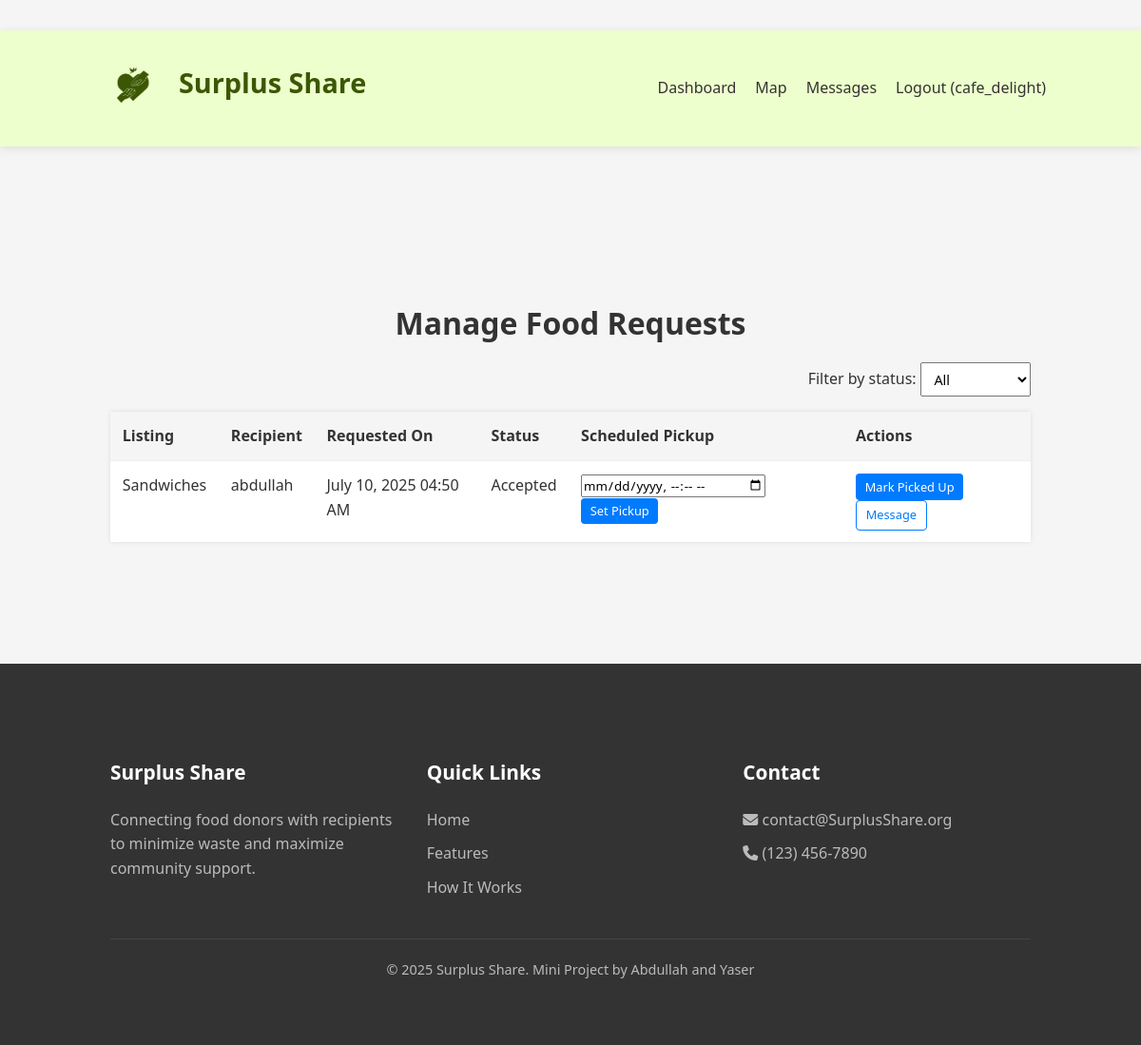
/manage_requests (signed in), run on the app's committed database.
### app.py (models this page shows, shortened)
class User(db.Model):
    id = db.Column(db.Integer, primary_key=True)
    username = db.Column(db.String(80), unique=True, nullable=False)
    email = db.Column(db.String(120), unique=True, nullable=False)
    password = db.Column(db.String(200), nullable=False)
    role = db.Column(db.String(20), nullable=False)  # donor, recipient, charity
    organization = db.Column(db.String(100), nullable=True)
    address = db.Column(db.String(200), nullable=False)
    latitude = db.Column(db.Float, nullable=True)
    longitude = db.Column(db.Float, nullable=True)
    created_at = db.Column(db.DateTime, default=datetime.utcnow)

class FoodRequest(db.Model):
    id = db.Column(db.Integer, primary_key=True)
    listing_id = db.Column(
        db.Integer,
        db.ForeignKey('food_listing.id'),
        nullable=False
    )
    recipient_id = db.Column(
        db.Integer,
        db.ForeignKey('user.id'),
        nullable=False
    )
    status = db.Column(
        db.String(20),
        default='pending'
    )  # pending, accepted, rejected, completed
    message = db.Column(
        db.Text,
        nullable=True
    )
    created_at = db.Column(
        db.DateTime,
        default=datetime.utcnow
    )
    scheduled_pickup = db.Column(
        db.DateTime,
        nullable=True
    )
    listing = db.relationship(
        'FoodListing',
        backref=db.backref('requests', lazy=True)
    )
    recipient = db.relationship(
        'User',
        backref=db.backref('requests', lazy=True)
    )

class FoodListing(db.Model):
    id = db.Column(db.Integer, primary_key=True)
    title = db.Column(db.String(100), nullable=False)
    description = db.Column(db.Text, nullable=False)
    quantity = db.Column(db.String(50), nullable=False)
    category = db.Column(db.String(50), nullable=False)
    expiry_date = db.Column(db.DateTime, nullable=False)
    status = db.Column(db.String(20), default='available')
    donor_id = db.Column(db.Integer, db.ForeignKey('user.id'), nullable=False)
    created_at = db.Column(db.DateTime, default=datetime.utcnow)
    pickup_location = db.Column(db.String(200), nullable=False)
    latitude = db.Column(db.Float, nullable=True)
    longitude = db.Column(db.Float, nullable=True)
    donor = db.relationship('User', backref=db.backref('listings', lazy=True))

### app.py (the view)
@app.route('/manage_requests')
def manage_requests():
    if 'user_id' not in session or session['role'] != 'donor':
        flash('Only donors can manage requests', 'warning')
        return redirect(url_for('login'))
    user = User.query.get(session['user_id'])
    listings = FoodListing.query.filter_by(donor_id=user.id).all()
    listing_ids = [listing.id for listing in listings]
    requests = FoodRequest.query.filter(FoodRequest.listing_id.in_(listing_ids)).all()
    return render_template('manage_requests.html', requests=requests)

### templates/manage_requests.html (shortened to what this page needs)
{% extends "base.html" %} {% block content %}
<section class="dashboard">
  <div class="container">
    <h2>Manage Food Requests</h2>
    {% if requests %}
    <div class="filter-bar">
      <label for="status-filter">Filter by status: </label>
      <select id="status-filter" onchange="filterRequests(this.value)">
        <option value="all">All</option>
      </select>
    </div>
    <table class="table">
      <thead>
        <tr>
          <th>Listing</th>
          <th>Recipient</th>
          <th>Requested On</th>
          <th>Status</th>
          <th>Scheduled Pickup</th>
          <th>Actions</th>
        </tr>
      </thead>
      <tbody>
        {% for req in requests %}
        <tr class="request-row" data-status="{{ req.status }}">
          <td>{{ req.listing.title }}</td>
          <td>{{ req.recipient.username }}</td>
          <td>{{ req.created_at.strftime('%B %d, %Y %I:%M %p') }}</td>
          <td>{{ req.status|capitalize }}</td>
          <td>
            {% if req.scheduled_pickup %} {{ req.scheduled_pickup.strftime('%B
            %d, %Y %I:%M %p') }} {% elif req.status == 'accepted' %}
            <form
              action="{{ url_for('schedule_pickup', request_id=req.id) }}"
              method="post"
            >
              <input type="datetime-local" name="scheduled_pickup" required />
              <button type="submit" class="btn btn-sm btn-primary">
                Set Pickup
              </button>
            </form>
            {% else %} — {% endif %}
          </td>
          <td>
            {% if req.status == 'pending' %}
            <a
              href="{{ url_for('update_request', request_id=req.id, status='accept') }}"
              class="btn btn-success btn-sm"
            >
              Accept
            </a>
            <a
              href="{{ url_for('update_request', request_id=req.id, status='reject') }}"
              class="btn btn-danger btn-sm"
            >
              Reject
            </a>
            {% elif req.status == 'accepted' %}
            <form
              action="{{ url_for('complete_request', request_id=req.id) }}"
              method="post"
              style="display: inline"
            >
              <button type="submit" class="btn btn-primary btn-sm">
                Mark Picked Up
              </button>
            </form>
            {% endif %}
            <a
              href="{{ url_for('conversation', partner_id=req.recipient_id) }}"
              class="btn btn-outline btn-sm"
            >
              Message
            </a>
          </td>
        </tr>
        {% endfor %}
      </tbody>
    </table>
    {% endif %}
  </div>
</section>
{% endblock %}

### templates/base.html (shortened to what this page needs)
<!DOCTYPE html>
<html lang="en">
  <head>
    <link
      rel="stylesheet"
      href="{{ url_for('static', filename='css/style.css') }}"
    />
    <link
      rel="stylesheet"
      href="{{ url_for('static', filename='css/map.css') }}"
    />
    <link
      rel="stylesheet"
      href="https://cdnjs.cloudflare.com/ajax/libs/font-awesome/6.4.0/css/all.min.css"
    />
    <link
      rel="stylesheet"
      href="https://unpkg.com/leaflet@1.9.4/dist/leaflet.css"
    />
  </head>
  <body>
    <header>
      <div class="container">
        <div class="logo">
          <a href="{{ url_for('index') }}">
            <img
              src="{{ url_for('static', filename='img/2.png') }}"
              alt="Surplus Share Logo"
              class="logo-img"
            />
            <span class="logo-text">Surplus Share</span>
          </a>
        </div>
        <nav>
          <ul>
            {% if 'user_id' in session %}
            <li><a href="{{ url_for('dashboard') }}">Dashboard</a></li>
            <li><a href="{{ url_for('map_view') }}">Map</a></li>
            <li><a href="{{ url_for('messages') }}">Messages</a></li>
            <li>
              <a href="{{ url_for('logout') }}"
                >Logout ({{ session['username'] }})</a
              >
            </li>
            {% endif %}
          </ul>
        </nav>
      </div>
    </header>
    <main>
       {% block content %}{% endblock %}
    </main>
    <footer>
      <div class="container">
        <div class="footer-content">
          <div class="footer-section">
            <h3>Surplus Share</h3>
            <p>
              Connecting food donors with recipients to minimize waste and
              maximize community support.
            </p>
          </div>
          <div class="footer-section">
            <h3>Quick Links</h3>
            <ul>
              <li><a href="{{ url_for('index') }}">Home</a></li>
              <li><a href="#features">Features</a></li>
              <li><a href="#how-it-works">How It Works</a></li>
            </ul>
          </div>
          <div class="footer-section">
            <h3>Contact</h3>
            <p><i class="fas fa-envelope"></i> contact@SurplusShare.org</p>
            <p><i class="fas fa-phone"></i> (123) 456-7890</p>
          </div>
        </div>
        <div class="footer-bottom">
          <p>&copy; 2025 Surplus Share. Mini Project by Abdullah and Yaser</p>
        </div>
      </div>
    </footer>
  </body>
</html>

### static/css/style.css (style rules this page uses)
:root { --primary: #3b5704; --primary-dark: #388E3C; --secondary: #FFC107; --dark: #333; --light: #f8f9fa; --gray: #6c757d; --danger: #dc3545; --success: #28a745; --warning: #ffc107; --info: #17a2b8; }
* { margin: 0; padding: 0; box-sizing: border-box; font-family: 'Segoe UI', Tahoma, Geneva, Verdana, sans-serif; }
body { background-color: #f5f5f5; color: #333; line-height: 1.6; }
.container { width: 90%; max-width: 1200px; margin: 0 auto; padding: 0 15px; }
header { background-color: #edffcc; box-shadow: 0 2px 10px rgba(0, 0, 0, 0.1); position: sticky; top: 0; z-index: 1000; }
header .container { display: flex; justify-content: space-between; align-items: center; padding: 15px 0; }
.logo { font-size: 1.8rem; font-weight: bold; color: var(--primary); }
nav ul { display: flex; list-style: none; }
nav ul li { margin-left: 20px; }
nav ul li a { text-decoration: none; color: var(--dark); font-weight: 500; transition: color 0.3s; }
.btn { display: inline-block; padding: 10px 20px; background-color: var(--primary); color: white; border-radius: 4px; text-decoration: none; font-weight: 500; transition: background-color 0.3s; }
.logo a { display: inline-flex; align-items: center; text-decoration: none; color: var(--primary); font-size: 1.8rem; font-weight: bold; }
.logo-img { height: 80px; width: 80px; margin-right: 8px; }
.logo-text { color: #3b5704; display: inline-block; vertical-align: middle; }
.btn-primary { background-color: var(--primary); }
section { padding: 80px 0; }
h2 { text-align: center; margin-bottom: 50px; font-size: 2.5rem; color: var(--dark); }
.dashboard { max-width: 1200px; margin: 0 auto; }
.btn-sm { padding: 8px 15px; font-size: 0.9rem; }
footer { background-color: #333; color: white; padding: 50px 0 20px; }
.footer-content { display: grid; grid-template-columns: repeat(auto-fit, minmax(200px, 1fr)); gap: 30px; margin-bottom: 30px; }
.footer-section h3 { margin-bottom: 20px; font-size: 1.3rem; }
.footer-section p, .footer-section li { margin-bottom: 10px; color: #bbb; }
.footer-section a { color: #bbb; text-decoration: none; }
.footer-section ul { list-style: none; }
.footer-bottom { text-align: center; padding-top: 20px; border-top: 1px solid #444; color: #bbb; font-size: 0.9rem; }

### templates/manage_requests.html (style rules this page uses)
.container { max-width: 1000px; margin: 2rem auto; padding: 1rem; }
h2 { text-align: center; margin-bottom: 1rem; font-size: 2rem; color: #333; }
.filter-bar { text-align: right; margin-bottom: 1rem; }
.filter-bar select { padding: 0.4rem 0.6rem; font-size: 0.9rem; }
.table { width: 100%; border-collapse: collapse; background: #fff; box-shadow: 0 0 5px rgba(0, 0, 0, 0.1); }
.table th { background-color: #f5f5f5; text-align: left; padding: 0.8rem; font-weight: 600; }
.table td { padding: 0.8rem; border-top: 1px solid #eee; vertical-align: top; }
.table td form, .table td a { display: inline-block; margin-right: 0.3rem; }
.btn { display: inline-block; text-decoration: none; padding: 0.4rem 0.8rem; border-radius: 4px; font-size: 0.85rem; cursor: pointer; border: none; color: #fff; }
.btn-sm { padding: 0.3rem 0.6rem; font-size: 0.8rem; }
.btn-primary { background-color: #007bff; }
.btn-outline { background-color: transparent; border: 1px solid #007bff; color: #007bff; }

### data on the page
User: username "cafe_delight"
FoodRequest: listing "Sandwiches", recipient.username "abdullah", created_at "July 10, 2025 04:50 AM", status "Accepted"
